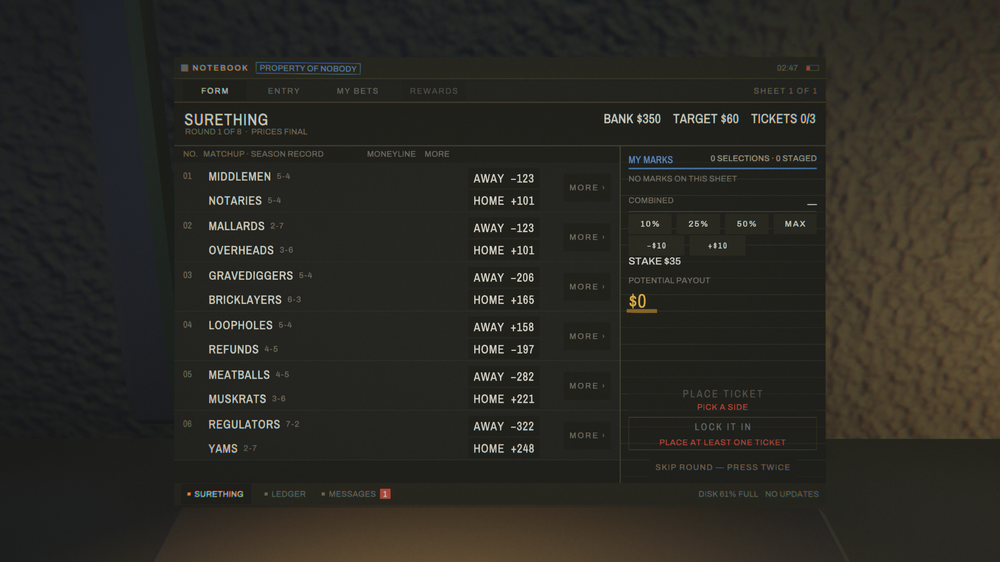
#> input picture artifacts/room-visual-pass/2026-08-09-r9a-refresh/focused-laptop-desk.png, 1000 x 562 px, shrunk from 2560 x 1440 before the run
$ python ladder_read.py ../artifacts/room-visual-pass/2026-08-09-r9a-refresh/focused-laptop-desk.png
#> lines starting #> are read from the running program, lines starting #| are printed output that depends on the picture
#!/usr/bin/env python3
"""
The brightness ladder, re-read in the ruled unit.

C33 (DD 2026-08-07): "The ladder's unit is Rec.709 luma on display-encoded
values, studio-wide, quoted with every number." Three conventions had been in
simultaneous use -- RGB-average, Rec.709 luma, and linear-space luminance --
producing a reported gap of 0.21 where the real one was 0.047. RGB-average and
linear both mis-rank a saturated warm element against a neutral one, and this
project's semantics put *money* in the saturated warm element.

    "Nothing tunes against a ladder number taken in the old unit."

So this tool does two things. It reads every tier-assigned element in Rec.709,
and it prints the SAME element in all three conventions side by side -- because
the studio has years of numbers in the other two, and a conversion table is what
makes them translatable instead of merely void.

ZONES ARE READ FROM THE PRODUCTION GRID, NOT EYEBALLED
    LayoutGrid(980, 550) is a pure function of the canvas size, so it is
    recomputed here from the same constants rather than measured off a frame:
        ticketW = round(980 * 0.27) = 265      contentH = 550 - 18 = 532
        bottomY = 532 - 52 = 480               rowH = (480 - 24 - 40) / 6 = 69.33
    Two independent facts confirm the transcription: the CashOut rect comes out
    at canvas (0,480)-(265,532), which is the box the T63 bundle shipped and the
    DD validated, and the row height comes out at 69.33px, which is the "69.3px
    slot" the T24 re-measure was decided against.

CANVAS -> FRAME
    scale x 2176/980 = 2.2204, y 1223/550 = 2.2236 (agreeing to three decimals is
    the check that the panel was framed and not the room); origin (185, 113.7).

WHAT A "TIER" READING IS
    The ladder is about how bright an element GETS, not how bright its zone
    averages -- a zone is mostly unlit substrate by design. So each zone reports
    a robust peak (99.9th percentile) alongside the true max and the mean. The
    99.9th is the headline: a true max is one pixel and moves with antialiasing.

Usage:
    python tools/ladder_read.py <glob-or-dir> [--frame SUBSTRING]
"""
import argparse
import glob
import os
import sys

import numpy as np
from PIL import Image

# ---- LayoutGrid(980, 550), recomputed from the production constants ----------
W, H = 980.0, 550.0
TICKET_W = round(W * 0.27)          # 265
CHROME_H, BOTTOM_H = 18.0, 52.0
SCOREBUG_H, TAPE_H = 62.0, 14.0
HEADER_H, FOOTER_H = 24.0, 40.0
CONTENT_H = H - CHROME_H            # 532
BOTTOM_Y = CONTENT_H - BOTTOM_H     # 480
RIGHT_X, RIGHT_W = TICKET_W, W - TICKET_W

# canvas-space zones: (x0, y0, x1, y1) with the tier the owning document assigns
ZONES = {
    #  name                       x0        y0                     x1              y1                tier
    "cash-out band":        (0.0, BOTTOM_Y, TICKET_W, CONTENT_H, "L4 actionable / L1 suspended"),
    "scoreline":            (RIGHT_X, 0.0, W, SCOREBUG_H - TAPE_H, "L3 quiet, L4 at the goal punch"),
    "momentum tape":        (RIGHT_X, SCOREBUG_H - TAPE_H, W, SCOREBUG_H, "L2 label+current, L1 history"),
    "stage / pitch":        (RIGHT_X, SCOREBUG_H, W, BOTTOM_Y, "L1-L2 markings, L3 actors, L4 ball at payoff"),
    "event strip":          (RIGHT_X, BOTTOM_Y, W, CONTENT_H, "L2 context"),
    "ticket header":        (0.0, 0.0, TICKET_W, HEADER_H, "L1 structure"),
    "ticket rows":          (0.0, HEADER_H, TICKET_W, BOTTOM_Y - FOOTER_H, "L3 live, L1 next, L0 dead"),
    "risk/pays footer":     (0.0, BOTTOM_Y - FOOTER_H, TICKET_W, BOTTOM_Y, "L2 gold"),
    "chrome strip":         (0.0, CONTENT_H, W, H, "lowest priority"),
}
# The ball is an object, not a zone. The DD located it at canvas (921, 343) on
# frame000 of the cash-out burst; read a small box around that.
BALL = (911.0, 333.0, 931.0, 353.0)

SX, SY = 2176.0 / 980.0, 1223.0 / 550.0
OX, OY = 185.0, 113.7


def to_frame(x0, y0, x1, y1):
    return (int(round(OX + x0 * SX)), int(round(OY + y0 * SY)),
            int(round(OX + x1 * SX)), int(round(OY + y1 * SY)))


def rec709(a):
    """C33's ruled unit: Rec.709 luma on DISPLAY-ENCODED values."""
    return 0.2126 * a[..., 0] + 0.7152 * a[..., 1] + 0.0722 * a[..., 2]


def rgb_average(a):
    """The superseded unit. Weights the near-zero blue channel at one third, so
    it systematically UNDER-reports saturated warm colour -- which is precisely
    the colour the entire gold ration lives in."""
    return a.mean(axis=-1)


def linear_luminance(a):
    """The third convention. sRGB -> linear, then Rec.709 weights. This is what
    the earlier 0.737 scoreline figure was in."""
    lin = np.where(a <= 0.04045, a / 12.92, ((a + 0.055) / 1.055) ** 2.4)
    return rec709(lin)


def peak_hue_sat(block255, lum, q=99.9):
    """Hue/sat of the pixels AT the robust peak -- what colour the element's
    brightest ink actually is, rather than the zone's average colour."""
    thr = np.percentile(lum, q)
    sel = block255[lum >= thr]
    if sel.size == 0:
        return float("nan"), 0.0
    r, g, b = sel[..., 0].mean(), sel[..., 1].mean(), sel[..., 2].mean()
    mx, mn = max(r, g, b), min(r, g, b)
    if mx <= 0 or mx == mn:
        return float("nan"), 0.0
    d = mx - mn
    if mx == r:
        h = 60.0 * (((g - b) / d) % 6.0)
    elif mx == g:
        h = 60.0 * (((b - r) / d) + 2.0)
    else:
        h = 60.0 * (((r - g) / d) + 4.0)
    return h, d / mx


def main():
    ap = argparse.ArgumentParser()
    ap.add_argument("target")
    ap.add_argument("--frame", default=None, help="only frames whose name contains this")
    args = ap.parse_args()

    t = args.target
    paths = sorted(glob.glob(os.path.join(t, "*.png")) if os.path.isdir(t) else glob.glob(t))
    if args.frame:
        paths = [p for p in paths if args.frame in os.path.basename(p)]

    print("THE BRIGHTNESS LADDER, RE-READ IN THE RULED UNIT")
    print("unit: Rec.709 luma on display-encoded values (C33). Every number below is that unit")
    print("      unless a column says otherwise. Headline figure is the 99.9th percentile.")
    print("scope (C25): reads the PANEL only. Blind to the room (that is V6), to whether an")
    print("      element holds the HDR token (that is the one-token invariant), and to any")
    print("      state the capture did not force. Zones come from LayoutGrid, so a zone that is")
    print("      dark simply had no lit element in it on that frame -- not a failure.")
    print("resolution (C32): 8-bit display-encoded input, so one code value is ~0.004 luma;")
    print("      differences under ~0.01 are not resolvable and are not reported as ordering.\n")

    executed = 0
    for p in paths:
        a255 = np.asarray(Image.open(p).convert("RGB"), dtype=np.float32)
        a01 = a255 / 255.0
        name = os.path.basename(p)
        gram = next((s.split("grammar-")[1] for s in name.split("__") if s.startswith("grammar-")), "?")
        mom = next((s.split("moment-")[1] for s in name.split("__") if s.startswith("moment-")), "?")
        fr = next((s for s in name.replace(".png", "").split("__") if s.startswith("frame")), "?")
        executed += 1

        print(f"=== {fr}  {gram}  ({mom})")
        print(f"    {'element':<20} {'Rec.709':>8} {'  max':>7} {' mean':>7} | "
              f"{'RGB-avg':>8} {'linear':>7} | {'hue':>6} {'sat':>6}   tier")
        rows = list(ZONES.items()) + [("ball", BALL + ("L4 only at a payoff",))]
        for zname, spec in rows:
            x0, y0, x1, y1, tier = spec
            fx0, fy0, fx1, fy1 = to_frame(x0, y0, x1, y1)
            blk255 = a255[fy0:fy1, fx0:fx1]
            blk01 = a01[fy0:fy1, fx0:fx1]
            if blk01.size == 0:
                continue
            l709 = rec709(blk01)
            p999 = float(np.percentile(l709, 99.9))
            hue, sat = peak_hue_sat(blk255, l709)
            print(f"    {zname:<20} {p999:8.3f} {float(l709.max()):7.3f} {float(l709.mean()):7.3f} | "
                  f"{float(np.percentile(rgb_average(blk01), 99.9)):8.3f} "
                  f"{float(np.percentile(linear_luminance(blk01), 99.9)):7.3f} | "
                  f"{hue:6.1f} {sat*100:5.1f}%   {tier}")
#> this loop made 10 passes
#> (p999, thr in peak_hue_sat, r in peak_hue_sat, g in peak_hue_sat, b in peak_hue_sat, mx in peak_hue_sat, mn in peak_hue_sat, d in peak_hue_sat) on passes 2, 3, 4, 6, 7: (0.732, 0.732, 187.4, 194, 156, 194, 156, 38), (0.732, 0.732, 198.5, 203.2, 187, 203.2, 187, 16.25), (0.334, 0.334, 100.9, 85.1, 55.97, 100.9, 55.97, 44.91), (0.807, 0.807, 213.9, 209.4, 190.4, 213.9, 190.4, 23.44), (0.821, 0.821, 221, 217.1, 204.4, 221, 204.4, 16.64)
#|     scoreline               0.732   0.766   0.216 |    0.690   0.496 |   70.5  19.6%   L3 quiet, L4 at the goal punch
#|     momentum tape           0.732   0.844   0.236 |    0.715   0.496 |   77.5   8.0%   L2 label+current, L1 history
#|     stage / pitch           0.334   0.356   0.198 |    0.312   0.093 |   38.9  44.5%   L1-L2 markings, L3 actors, L4 ball at payoff
#|     ticket header           0.807   0.856   0.158 |    0.791   0.616 |   48.6  11.0%   L1 structure
#|     ticket rows             0.821   0.949   0.167 |    0.810   0.640 |   46.0   7.5%   L3 live, L1 next, L0 dead
#> pass 2, in main, `blk255 = a255[fy0:fy1, fx0:fx1]`:
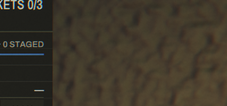
#> blk255: shape (106, 227, 3) float32; mean R, G, B 61.5, 54.6, 41.9
#> pass 2, in main, `l709 = rec709(blk01)`:
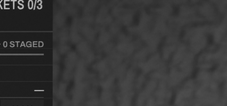
#> l709: shape (106, 227) float32; min 0.03, max 0.766, mean 0.216
#> pass 2, in linear_luminance, `lin = np.where(a <= 0.04045, a / 12.92, ((a + 0.055) / 1.055) ** 2.4)`:
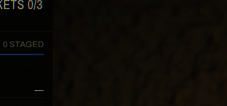
#> lin: shape (106, 227, 3) float32; mean R, G, B 0.0525, 0.0415, 0.0259
#> after the loop:
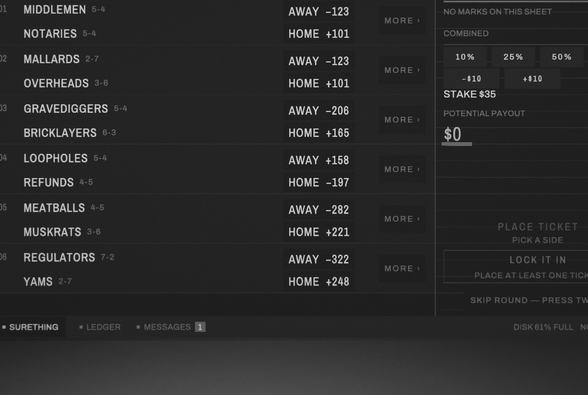
#> l709: shape (395, 588) float32; min 0, max 0.949, mean 0.167

        # substrate: the darkest 2% of the panel, the value the ladder's L0 sits on
        px0, py0, px1, py1 = to_frame(0, 0, W, H)
        panel = rec709(a01[py0:py1, px0:px1])
#> in rec709 (call 11), `return 0.2126 * a[..., 0] + 0.7152 * a[..., 1] + 0.0722 * a[..., 2]`:
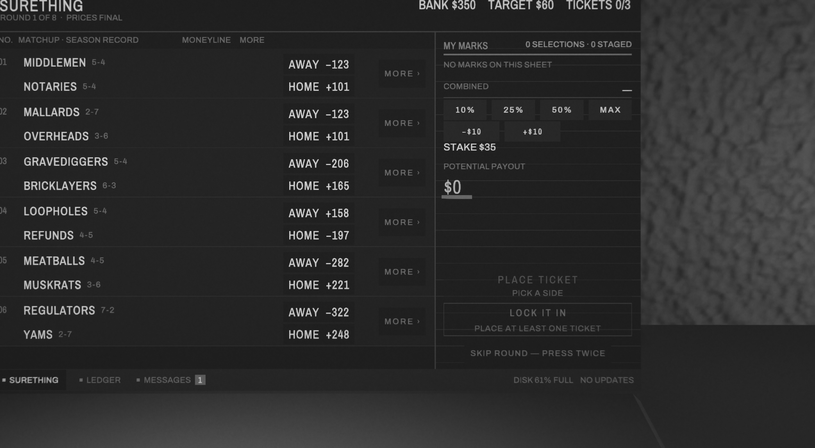
#> returned value: shape (448, 815) float32; min 0, max 0.949, mean 0.177
        print(f"    {'substrate (dk 2%)':<20} {float(np.percentile(panel, 2)):8.3f}")
#|     substrate (dk 2%)       0.116
        print()

    print(f"executed: {executed} frame(s)")   # C29
    return 1 if executed == 0 else 0


if __name__ == "__main__":
    sys.exit(main())
#> (the program exits here)

$ run again, on artifacts/room-visual-pass/2026-08-09-r9a-refresh/standing-overview.png
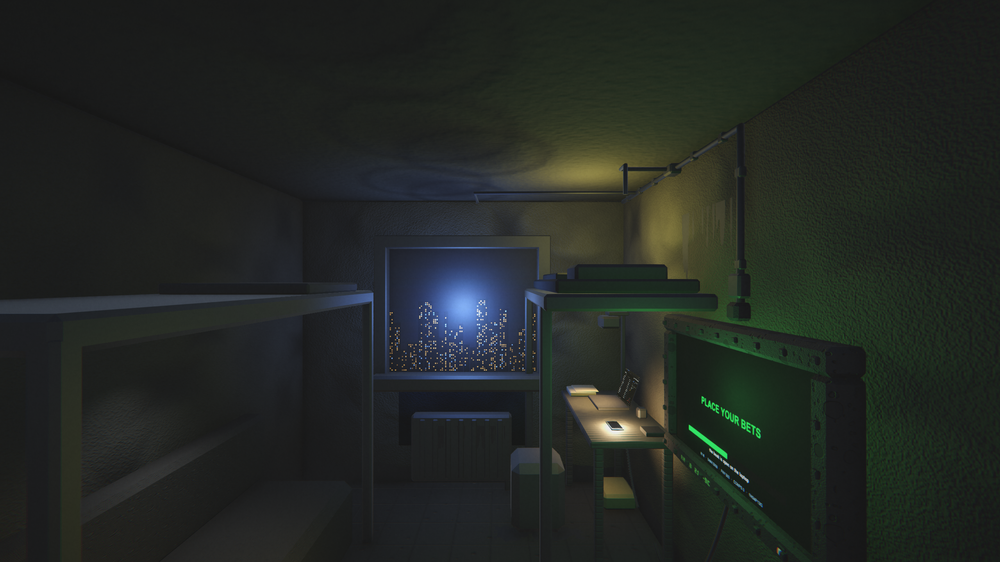
#> input picture artifacts/room-visual-pass/2026-08-09-r9a-refresh/standing-overview.png, 1000 x 562 px, shrunk from 2560 x 1440 before the run
#> the loop in main, `for zname, spec in rows:` made 10 passes
#> (p999, thr in peak_hue_sat, r in peak_hue_sat, g in peak_hue_sat, b in peak_hue_sat, mx in peak_hue_sat, mn in peak_hue_sat, d in peak_hue_sat) on passes 2, 3, 4, 6, 7: (0.2, 0.2, 43, 56, 35.52, 56, 35.52, 20.48), (0.207, 0.207, 41.75, 58.62, 36, 58.62, 36, 22.62), (0.264, 0.264, 52.52, 86.72, 47.87, 86.72, 47.87, 38.85), (0.447, 0.447, 125.7, 118.4, 64.09, 125.7, 64.09, 61.62), (0.813, 0.813, 233.4, 226.7, 198.4, 233.4, 198.4, 35.08)
#> (printed output is left out)
#> after the loop in main, `for zname, spec in rows:`:
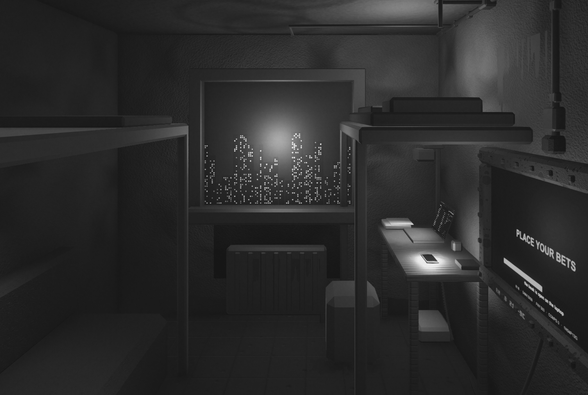
#> l709: shape (395, 588) float32; min 0.0462, max 0.974, mean 0.173
#> in rec709 (call 11), `return 0.2126 * a[..., 0] + 0.7152 * a[..., 1] + 0.0722 * a[..., 2]`:
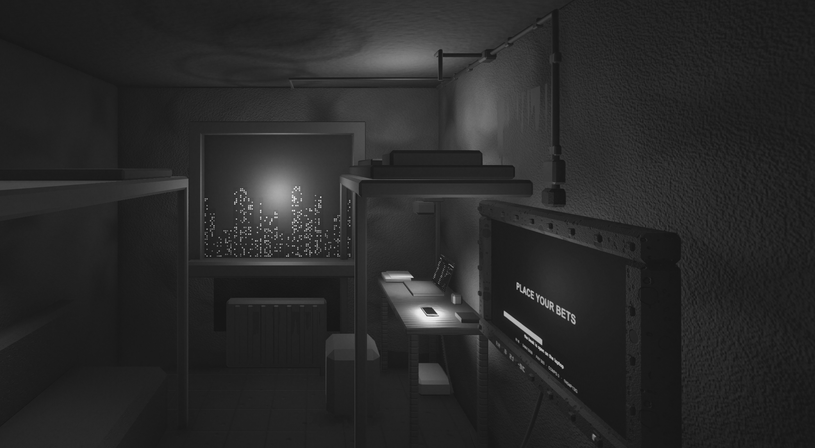
#> returned value: shape (448, 815) float32; min 0.0462, max 0.974, mean 0.162
#|     substrate (dk 2%)       0.097
